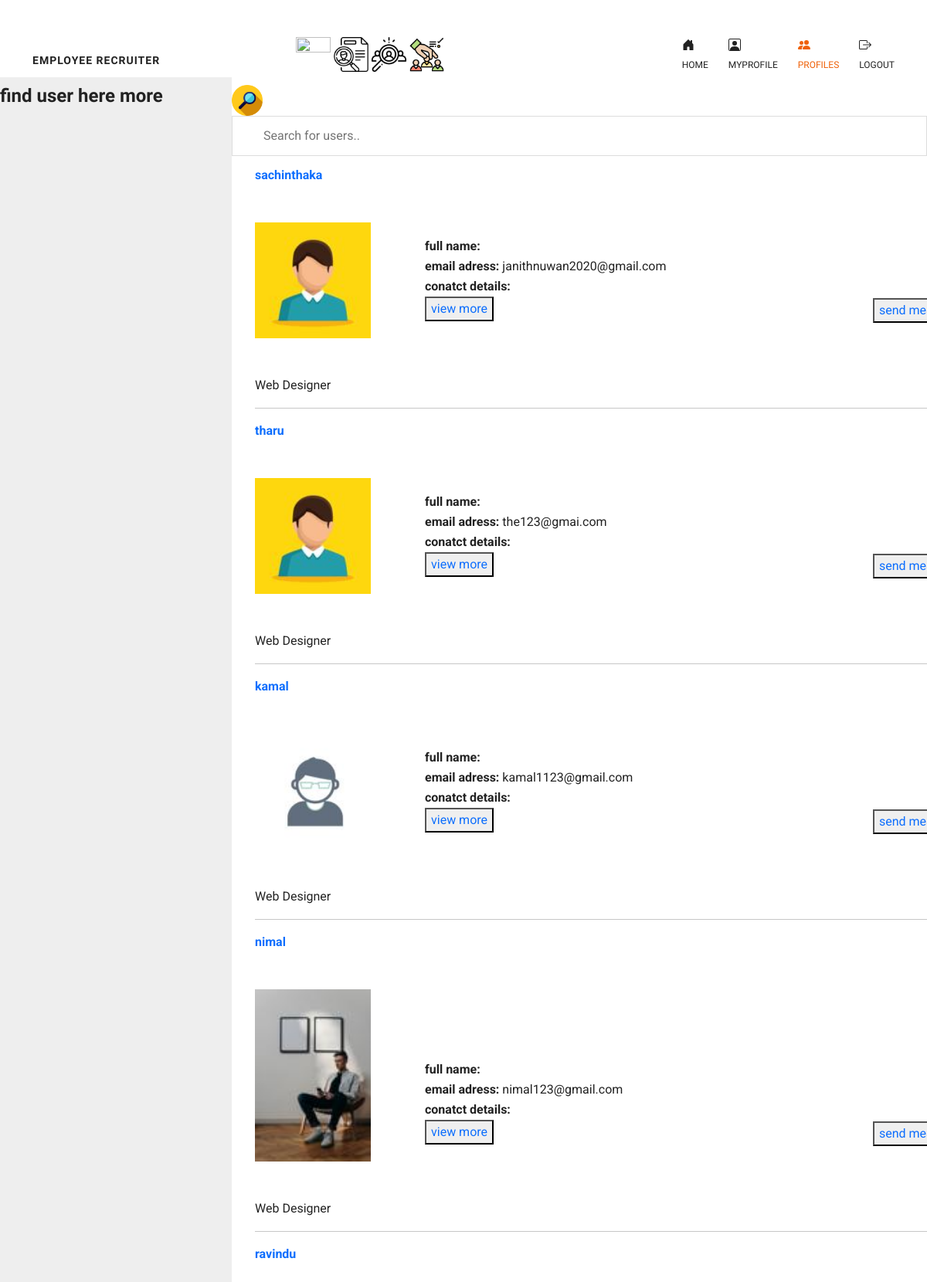
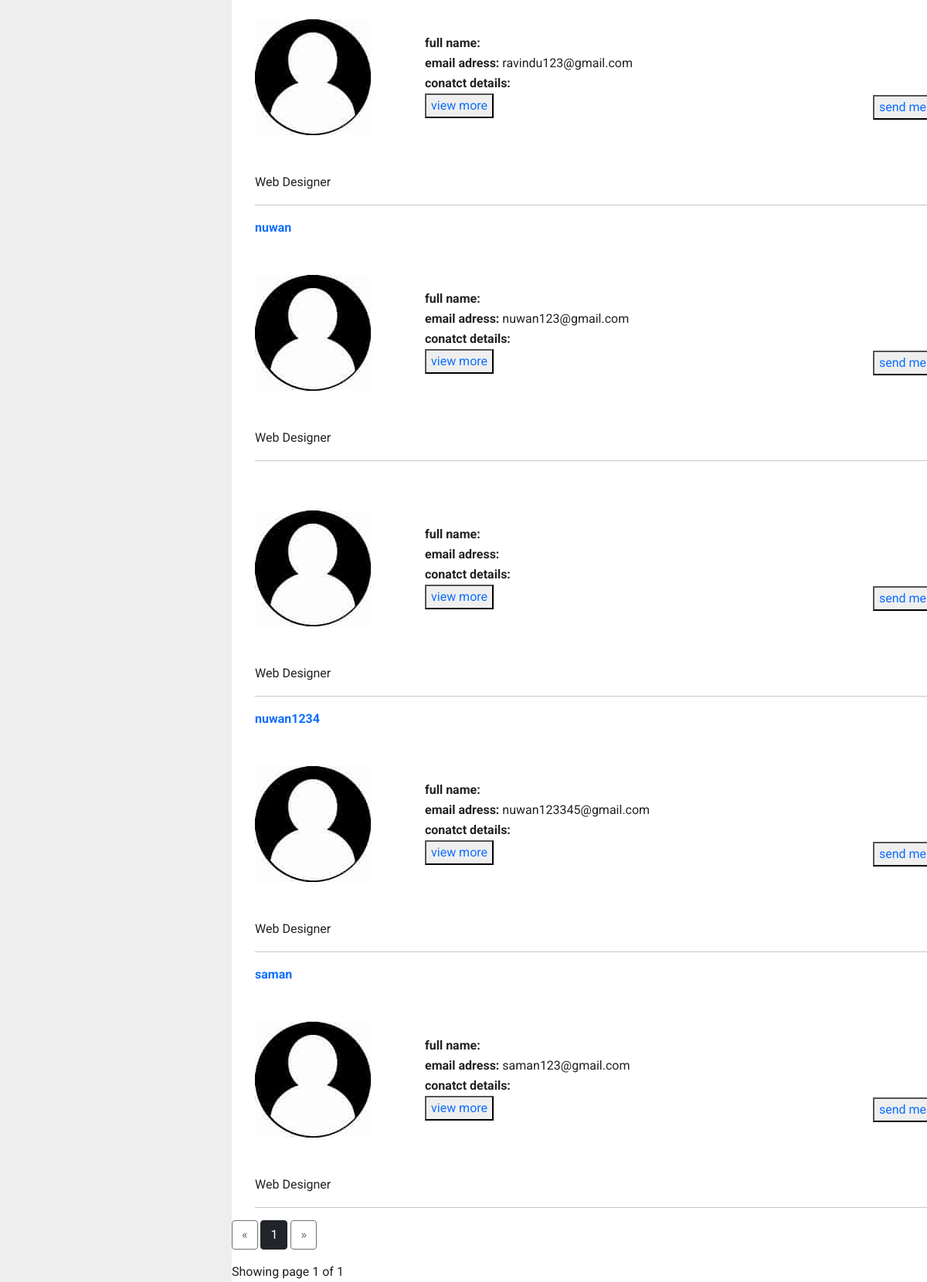
The page /profiles on the database its author committed (2 pictures, top to bottom).
### app.py (models this page shows, shortened)
class User(UserMixin, db.Model):
    id = db.Column(db.Integer, primary_key=True)
    username = db.Column(db.String(15),unique=True)
    email = db.Column(db.String(50),unique=True)
    password = db.Column(db.String(80))
    image_file = db.Column(db.String(20), nullable=False, default="download.jpg")
    phonenumber = db.Column(db.String(50),unique=True)
    address = db.Column(db.String(50),unique=True)
    usertype = db.Column(db.String(50),unique=True)
    messages_sent = db.relationship(
        'Message',
        foreign_keys='Message.sender_id',
        backref='author',
        lazy='dynamic')
    messages_received = db.relationship(
        'Message',
        foreign_keys='Message.recipient_id',
        backref='recipient',
        lazy='dynamic')
    last_message_read_time = db.Column(db.DateTime)

### app.py (the view)
@app.route('/profiles')
def profiles():
    users = User.query.all()
    page = request.args.get('page', 1, type=int)
    users = User.query.paginate(page=page, per_page=ROWS_PER_PAGE)
    return render_template('profile.html',users=users)

### templates/profile.html (shortened to what this page needs)
{% extends "base.html"%}
{%block content%}
<header class="header-content">
  <nav class="navbar navbar-expand-lg navbar-light">
     <div class="container">
      <a class="navbar-brand logo" href="#">Employee recruiter</a>
        <div class="collapse navbar-collapse" id="navbarCollapse">
          <div class="stikers " style="padding:10px; margin-left:150px;">
            <img src="static\img\recruitment.png" width="45px" height="45px">
            <img src="static\img\headhunting.png" width="45px" height="45px">
            <img src="static\img\recruitment(1).png" width="45px" height="45px">
            <img src="static\img\recruitment(2).png" width="45px" height="45px">
            </div>
           <ul class="navbar-nav main">
              <li class="nav-item">
                 <a href="{{ url_for('index') }}" class="nav-link"> <br>Home</a>
              </li>
              <li class="nav-item">
               <a href="{{ url_for('Myprofile') }}" class="nav-link "><br>MyProfile</a>
            </li>
          <li class="nav-item">
           <a href="{{ url_for('profiles') }}" class="nav-link active"><br>Profiles</a>
        </li>
        <li class="nav-item">
          <a href="{{ url_for('logout') }}" class="nav-link"><br>Logout</a>
       </li>
       </ul>
        </div>
     </div>
  </nav>
</header>
<div class="split left">
    <h4>find user here more</h4>
  </head>
  <body>
  </body>
  </html>
<div class="split right" >
  <div class="im">
    <img src="\static\img\search.png" width="40px" height="40px">
  </div>
  <input type="text"  id="myInput" onkeyup="myFunction()" placeholder="Search for users.." title="Type in a name">
  <ul id="myUl">
    {% for user in users.items %}
    {% if user.usertype=="user as applicant" %}
    <li>
      <div class="row g-0" style="margin-left:30px;">
      <b><a href="{{url_for('view', username=user.username)}}">{{user.username}}</a></b>
        <img src="static\profilepic\{{user.image_file}}  "
      alt="Avatar" class="img-fluid my-5" style="width: 150px; align-items: center;" />
      <div class="de" style="margin-left:200px; padding:20px ; margin-top:-200px;">
         <b>full name:</b> <br>
        <b>email adress:</b> {{user.email}}<br>
        <b>conatct details:</b><br>
    <button><a href="{{url_for('view', username=user.username)}}">view more</a></button>
      </div>
      <div class="me" style="margin-left:800px; margin-top: -100px;"> <button><a href="{{url_for('send_message', recipient=user.username)}}">send message</a></button></div>
        <p>Web Designer</p>
        <hr>
      </div>
    </li>
     {% endif %}
    {% endfor %}
  </ul>
    <div class="text-left" style="margin-right:100px; margin-bottom: 100px;">
      <a href="{{ url_for('profiles', page=users.prev_num) }}"
         class="btn btn-outline-dark
         {% if users.page == 1 %}disabled{% endif %}">
          &laquo;
      </a>
      {% for page_num in users.iter_pages(left_edge=1, right_edge=1, left_current=1, right_current=2) %}{% if page_num %}
              {% if users.page == page_num %}
              <a href="{{ url_for('profiles', page=page_num) }}"
                 class="btn btn-dark">
                  {{ page_num }}
              </a>
              {% else %}
              <a href="{{ url_for('profiles', page=page_num) }}"
                 class="btn btn-outline-dark">
                  {{ page_num }}
              </a>
              {% endif %}
          {% else %}
              ...
          {% endif %}
      {% endfor %}    <a href="{{ url_for('profiles', page=users.next_num) }}"
         class="btn btn-outline-dark
         {% if users.page == users.pages %}disabled{% endif %}">
          &raquo;
      </a>
      <p class="text-right mt-3">
        Showing page {{ users.page }} of {{ users.pages }}
       </p>
    </div>
</div>
{% endblock content%}

### templates/base.html (shortened to what this page needs)
<!DOCTYPE html>
<html lang="en">
<head>
    <link href="https://cdn.jsdelivr.net/npm/bootstrap@5.1.3/dist/css/bootstrap.min.css" rel="stylesheet">
	<link rel="stylesheet" href="https://use.fontawesome.com/releases/v5.8.1/css/all.css">
	<link rel="stylesheet" href="{{ url_for('static', filename='css/animate.css') }}">
	<link rel="stylesheet" href="{{ url_for('static', filename='css/style.css') }}">
	<link href="https://unpkg.com/aos@2.3.1/dist/aos.css" rel="stylesheet">
</head>
<body>
    {% block content %}
    {% endblock %}
</body>
</html>

### static/css/style.css (style rules this page uses)
* { -webkit-box-sizing: border-box; -moz-box-sizing: border-box; -ms-box-sizing: border-box; -o-box-sizing: border-box; box-sizing: border-box; }
html { width: 100%; height: 100%; overflow: scroll; }
.navbar-nav { margin-left: auto; }
body { font-size: 16px; font-weight: normal !important; font-family: "Roboto", sans-serif; line-height: 26px; color: #222; }
img { max-width: 100%; height: auto; }
a { border: none; text-decoration: none; -webkit-transition: all 300ms ease-in-out; -moz-transition: all 300ms ease-in-out; -ms-transition: all 300ms ease-in-out; -o-transition: all 300ms ease-in-out; transition: all 300ms ease-in-out; }
h1, h2, h3, h4, h5, h6 { color: #222; font-weight: bold; font-family: "Raleway", sans-serif; }
ul, li { list-style: none; margin: 0px; padding: 0px; }
header.header-content { position: absolute; width: 100%; padding-top: 30px; padding-bottom: 20px; top: 0; z-index: 999; }
nav .navbar-brand.logo { color: #fff; text-transform: uppercase; letter-spacing: 1px; font-size: 14px; padding-top: 20px; font-weight: 600; font-family: "Raleway", sans-serif; }
nav.navbar .nav-item { padding: 0 13px 0 13px; font-family: "Raleway", sans-serif; color: #fff; }
nav.navbar ul.navbar-nav li.nav-item a.nav-link { font-size: 12px; font-weight: 500; color: #fff; padding: 0; position: relative; text-transform: uppercase; }
nav.navbar ul.navbar-nav li.nav-item a.active { color: #ef6108; }
nav.navbar .nav-item:first-child { padding-left: 0; }
nav.navbar .nav-item:last-child { padding-right: 0; }

### templates/profile.html (style rules this page uses)
nav .navbar-brand.logo { color: #222; }
nav.navbar ul.navbar-nav li.nav-item a.active { color: #ef6108 !important; }
nav.navbar .nav-item { padding: 0 13px 0 13px; font-family: "Raleway", sans-serif; color: #222; }
nav.navbar ul.navbar-nav li.nav-item a.nav-link { font-size: 12px; font-weight: 500; color: #222; padding: 0; position: relative; text-transform: uppercase; }
* { box-sizing: border-box; }
#myInput { background-image: url('/css/searchicon.png'); background-position: 10px 12px; background-repeat: no-repeat; width: 100%; font-size: 16px; padding: 12px 20px 12px 40px; border: 1px solid #ddd; margin-bottom: 12px; }
.split { margin-top: 100px; height: 100%; width: 75%; position: fixed; z-index: 1; top: 0; overflow-x: hidden; padding-top: 10px; }
.left { left: 0; background-color: rgb(238, 238, 238); }
.right { right: 0; background-color: #ffffff }

### rows shown on the page
User: username "sachinthaka", image_file (picture), email "janithnuwan2020@gmail.com"
User: username "tharu", image_file (picture), email "the123@gmai.com"
User: username "kamal", image_file (picture), email "kamal1123@gmail.com"
User: username "nimal", image_file (picture), email "nimal123@gmail.com"
User: username "ravindu", image_file (picture), email "ravindu123@gmail.com"
User: username "nuwan", image_file (picture), email "nuwan123@gmail.com"
User: image_file (picture)
User: username "nuwan1234", image_file (picture), email "nuwan123345@gmail.com"
User: username "saman", image_file (picture), email "saman123@gmail.com"

### other values the page prints
{{ page_num }} "1"
{{ users.page }} "1"
{{ users.pages }} "1"
